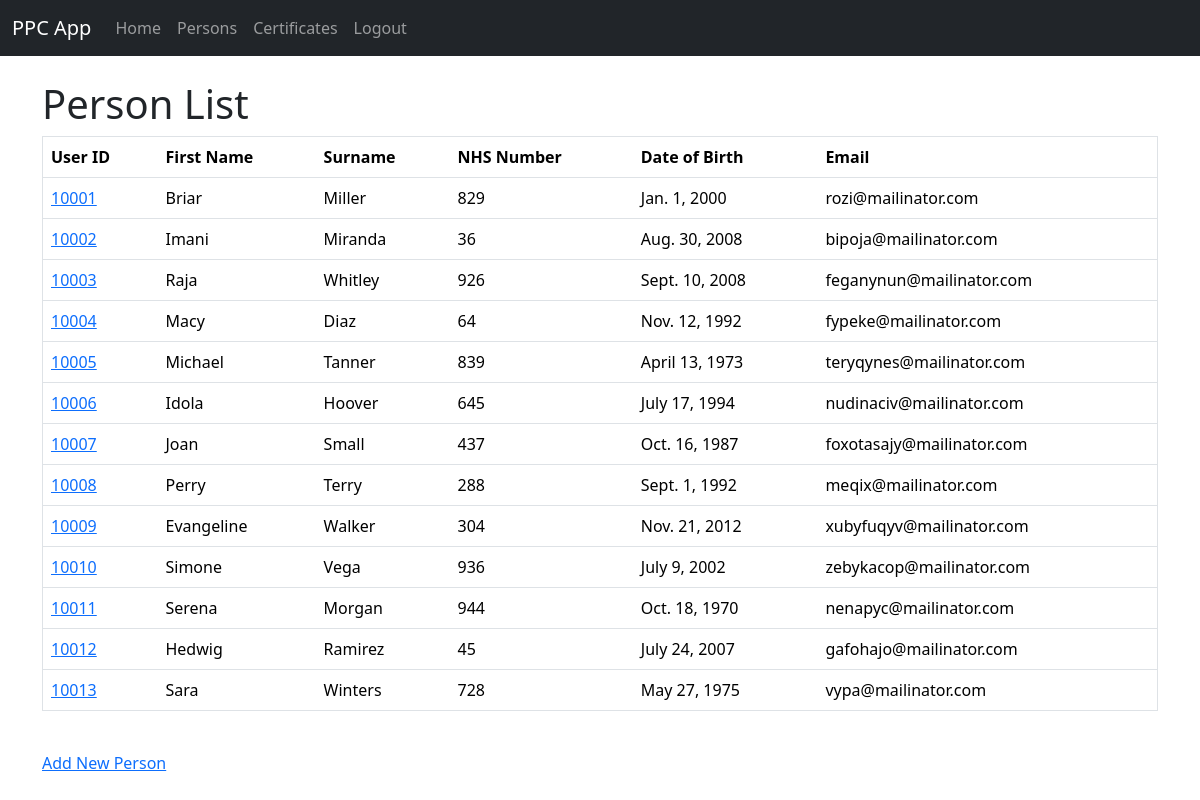
Page /person/ (signed in) on the committed database.
### ppc_app/models.py (models this page shows, shortened)
class PersonDetails(models.Model):
    userID = models.AutoField(primary_key=True, editable=False)
    nhsNumber = models.CharField(max_length=10, null=False)
    firstName = models.CharField(max_length=100, null=False)
    surname = models.CharField(max_length=100, null=False)
    dateOfBirth = models.DateField(null=False)
    email = models.EmailField(null=False)

### ppc_app/views.py (the view)
# urls.py: path('person/', views.person_list, name='person_list'),
def person_list(request):
    if request.user.is_authenticated:
        persons = PersonDetails.objects.all()
        return render(request, 'ppc_app/person_list.html', {'persons': persons})
    else:
        return render(request, 'ppc_app/index.html')

### templates/ppc_app/person_list.html (shortened to what this page needs)
{% extends 'ppc_app/base.html' %}
{% if user.is_authenticated %}
{% block content %}
    <h1>Person List</h1>
    <table class="table table-hover" border="1">
        <tr>
            <th>User ID</th>
            <th>First Name</th>
            <th>Surname</th>
            <th>NHS Number</th>
            <th>Date of Birth</th>
            <th>Email</th>
        </tr>
        {% for person in persons %}
            <tr>
                <td><a href="{% url 'person_detail' userID=person.userID %}">{{ person.userID }}</a></td>
                <td>{{ person.firstName }}</td>
                <td>{{ person.surname }}</td>
                <td>{{ person.nhsNumber }}</td>
                <td>{{ person.dateOfBirth }}</td>
                <td>{{ person.email }}</td>
            </tr>
        {% endfor %}
    </table>
    <br>
    <a href="{% url 'person_create' %}">Add New Person</a>
{% endblock %}
{% endif %}

### templates/ppc_app/base.html (shortened to what this page needs)
<!doctype html>
<html lang="en">
  <head>
    <link href="https://cdn.jsdelivr.net/npm/bootstrap@5.3.3/dist/css/bootstrap.min.css" rel="stylesheet">
  </head>
  <body>
    {% include 'ppc_app/navbar.html' %}
    <br/>
    <div class="container">
        {% block content %}
        {% endblock %}
    </div>
  </body>
</html>

### templates/ppc_app/navbar.html (shortened to what this page needs)
<nav class="navbar navbar-expand-lg navbar-dark bg-dark">
  <div class="container-fluid">
    <a class="navbar-brand" href="{% url 'index' %}">PPC App</a>
    <div class="collapse navbar-collapse" id="navbarNav">
      <ul class="navbar-nav">
          {% if user.is_authenticated %}
        <li class="nav-item">
          <a class="nav-link" aria-current="page" href="{% url 'index' %}">Home</a>
        </li>
        <li class="nav-item">
          <a class="nav-link" href="{% url 'person_list' %}">Persons</a>
        </li>
        <li class="nav-item">
          <a class="nav-link" href="{% url 'certificate_list' %}">Certificates</a>
        </li>
        <li class="nav-item">
          <a class="nav-link" href="{% url 'logout' %}">Logout</a>
        </li>
        {% endif %}
      </ul>
    </div>
  </div>
</nav>

### rows in the picture
PersonDetails: userID "10001", firstName "Briar", surname "Miller", nhsNumber "829", dateOfBirth "Jan. 1, 2000", email "rozi@mailinator.com"
PersonDetails: userID "10002", firstName "Imani", surname "Miranda", nhsNumber "36", dateOfBirth "Aug. 30, 2008", email "bipoja@mailinator.com"
PersonDetails: userID "10003", firstName "Raja", surname "Whitley", nhsNumber "926", dateOfBirth "Sept. 10, 2008", email "feganynun@mailinator.com"
PersonDetails: userID "10004", firstName "Macy", surname "Diaz", nhsNumber "64", dateOfBirth "Nov. 12, 1992", email "fypeke@mailinator.com"
PersonDetails: userID "10005", firstName "Michael", surname "Tanner", nhsNumber "839", dateOfBirth "April 13, 1973", email "teryqynes@mailinator.com"
PersonDetails: userID "10006", firstName "Idola", surname "Hoover", nhsNumber "645", dateOfBirth "July 17, 1994", email "nudinaciv@mailinator.com"
PersonDetails: userID "10007", firstName "Joan", surname "Small", nhsNumber "437", dateOfBirth "Oct. 16, 1987", email "foxotasajy@mailinator.com"
PersonDetails: userID "10008", firstName "Perry", surname "Terry", nhsNumber "288", dateOfBirth "Sept. 1, 1992", email "meqix@mailinator.com"
PersonDetails: userID "10009", firstName "Evangeline", surname "Walker", nhsNumber "304", dateOfBirth "Nov. 21, 2012", email "xubyfuqyv@mailinator.com"
PersonDetails: userID "10010", firstName "Simone", surname "Vega", nhsNumber "936", dateOfBirth "July 9, 2002", email "zebykacop@mailinator.com"
PersonDetails: userID "10011", firstName "Serena", surname "Morgan", nhsNumber "944", dateOfBirth "Oct. 18, 1970", email "nenapyc@mailinator.com"
PersonDetails: userID "10012", firstName "Hedwig", surname "Ramirez", nhsNumber "45", dateOfBirth "July 24, 2007", email "gafohajo@mailinator.com"
PersonDetails: userID "10013", firstName "Sara", surname "Winters", nhsNumber "728", dateOfBirth "May 27, 1975", email "vypa@mailinator.com"
